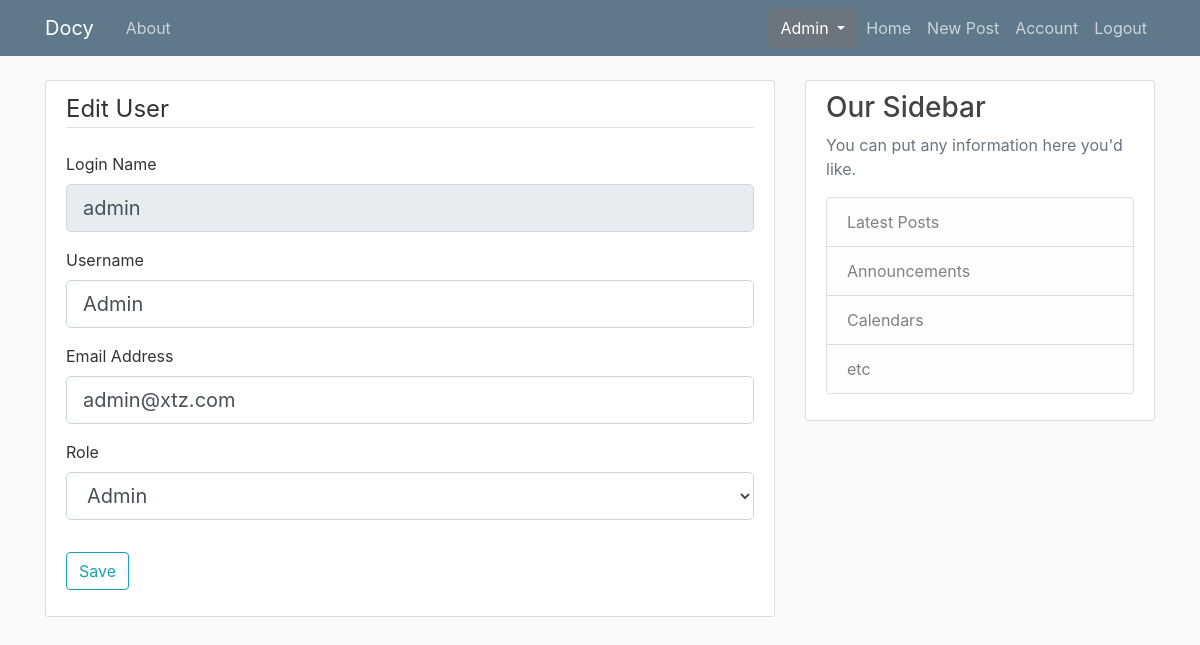
The page /users/users/2 (signed in) on the database its author committed.
### flaskblog/models.py (models this page shows, shortened)
class User(db.Model, UserMixin):
    id = db.Column(db.Integer, primary_key=True)
    login_name = db.Column(db.String(20), unique=True, nullable=False)
    username = db.Column(db.String(20), unique=True, nullable=False)
    email = db.Column(db.String(120), unique=True, nullable=False)
    image_file = db.Column(db.String(20), nullable=False, default='default.jpg')
    password = db.Column(db.String(60), nullable=False)
    posts = db.relationship('Post', backref='author', lazy=True)
    role_id = db.Column(db.Integer, db.ForeignKey('role.id'), nullable=True)

### flaskblog/users/routes.py (the view)
@users.route("/users/users/<int:user_id>", methods=['GET', 'POST'])
@login_required
def edit_user(user_id):
    user = User.query.get_or_404(user_id)
    roles = db.session.query(Role).all()
    roles_list = [(i.id, i.name) for i in roles]
    form = EditUserForm()
    form.role_id.choices = roles_list
    if form.validate_on_submit():
        if user.email != form.email.data:  # email changed. check if new is unique
            if User.query.filter_by(email=form.email.data).first():
                flash('Email alreay exist, select another one!', 'danger')
                return redirect('#')  # reload
        user.username = form.username.data
        user.email = form.email.data
        user.role_id = form.role_id.data
        db.session.commit()
        flash('Your updates have been saved!', 'success')
        return redirect(url_for('users.user_list'))
    elif request.method == 'GET':
        form.username.data = user.username
        form.login_name.data = user.login_name
        form.email.data = user.email
        form.role_id.data = user.role_id
    return render_template('edit_user.html', title='Update User', form=form, user=user, legend="Update User")

### flaskblog/users/forms.py
class EditUserForm(FlaskForm):
    login_name = StringField('Login Name', render_kw={'readonly': True})
    username = StringField('Username', validators=[DataRequired(), Length(max=100)])
    email = StringField('Email Address', validators=[DataRequired(), Email()])
    role_id = SelectField("Role", coerce=int, validators=[DataRequired()])
    submit = SubmitField('Save')

### flaskblog/models.py (called while the page is built)
@login_manager.user_loader
def load_user(user_id):
    return User.query.get(int(user_id))

### flaskblog/templates/edit_user.html (shortened to what this page needs)
{% extends "layout.html" %}
{% from "macros.html" import render_field %}
{% block content %}
    <div class="content-section">
        <form method="POST" action="">
            <fieldset class="form-group">
                <legend class="border-bottom mb-4">Edit User</legend>
                {{ render_field(form.login_name) }}
                {{ render_field(form.username) }}
                {{ render_field(form.email)}}
                {{ render_field(form.role_id) }}
            </fieldset>
            <div class="form-group">
                {{ form.submit(class="btn btn-outline-info") }}
            </div>
        </form>
    </div>
{% endblock content %}

### flaskblog/templates/macros.html (shortened to what this page needs)
{% macro render_field(field) %}
    {% if not kwargs %}
        <div class="form-group">
            {{ field.label(class="form-control-label") }}
            {% if field.errors %}
                {{ field(class="form-control form-control-lg is-invalid") }}
                <div class="invalid-feedback">
                    {% for error in field.errors %}
                        <span>{{ error }}</span>
                    {% endfor %}
                </div>
            {% else %}
                {{ field(class="form-control form-control-lg") }}
            {% endif %}
        </div>
    {% endif %}
{% endmacro %}

### flaskblog/static/main.css (style rules this page uses)
body { background: #fafafa; color: #333333; margin-top: 5rem; }
.content-section { background: #ffffff; padding: 10px 20px; border: 1px solid #dddddd; border-radius: 3px; margin-bottom: 20px; }

### rows shown on the page
User: login_name "admin", username "Admin", email "admin@xtz.com", role_id "Admin"

### other values the page prints
{{ field.label(class="form-control-label") }} "Login Name Username Email Address Role"
